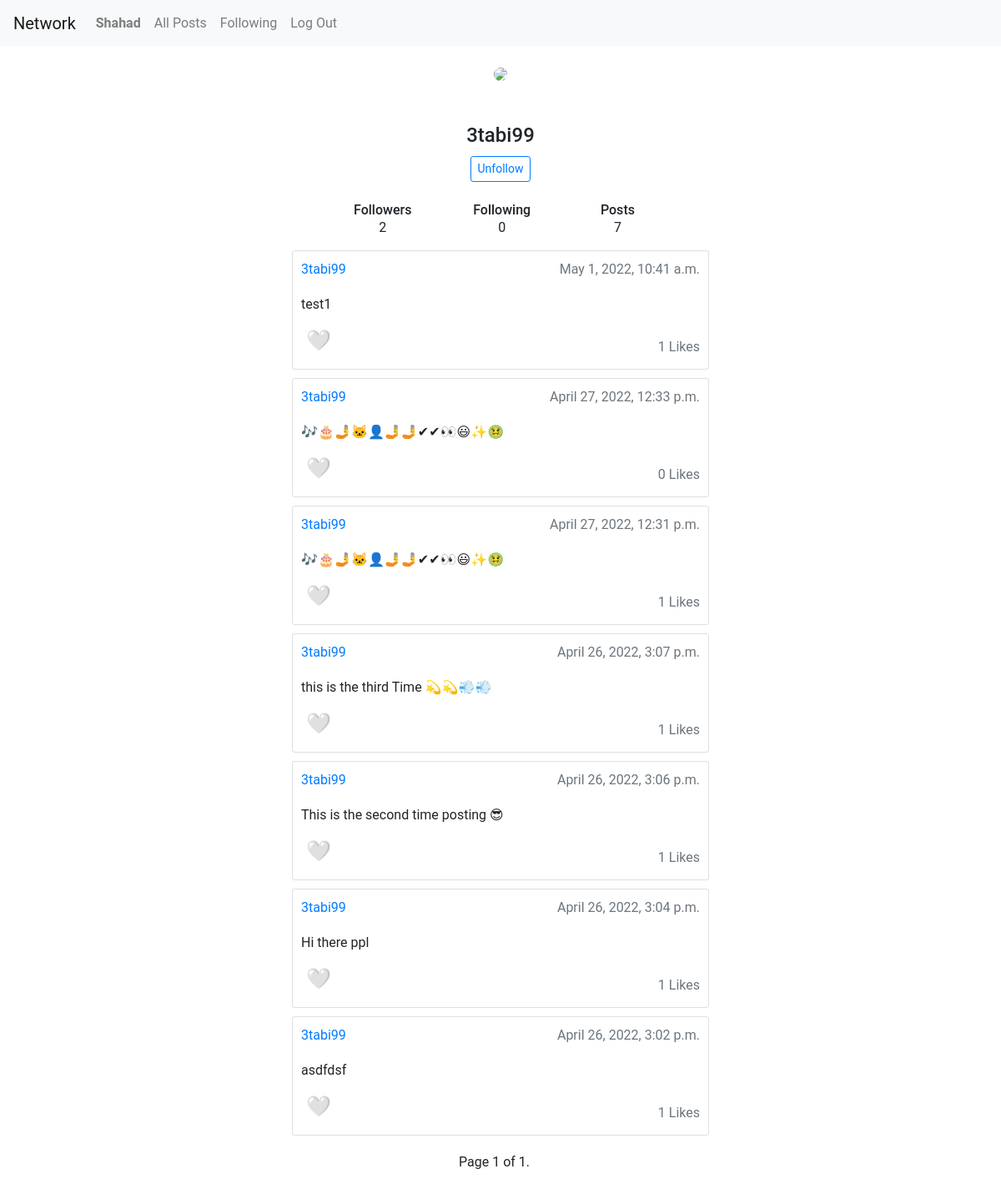
Before: /profile/3tabi99 (signed in) with the older database file.
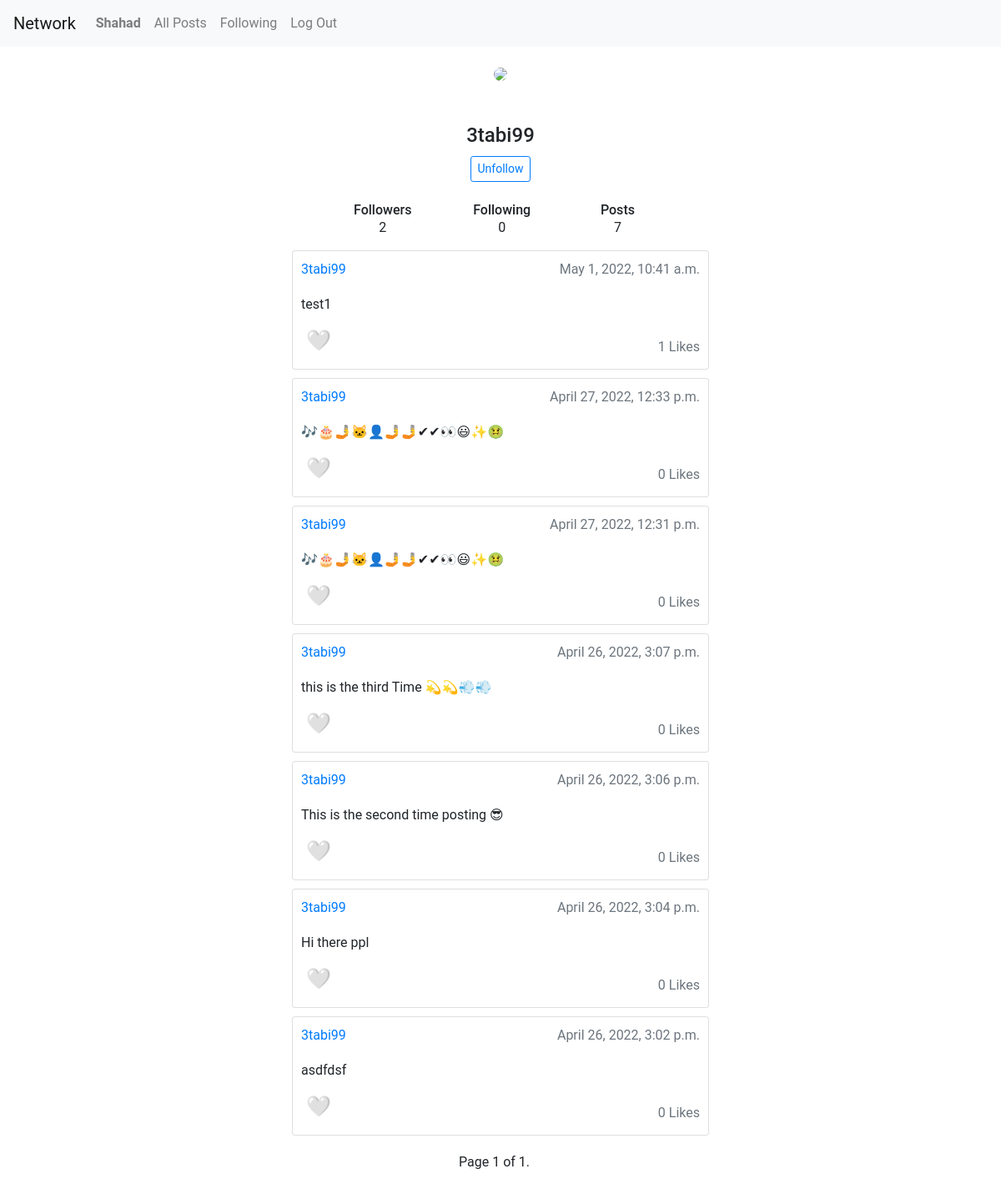
After: the same page with the newer database file.
### network/models.py (models this page shows, shortened)
class Post(models.Model):
    user = models.ForeignKey(User, on_delete=models.CASCADE, related_name="post")
    post = models.CharField(max_length=255)
    time_stamp = models.DateTimeField(auto_now_add=True)
    like_count = models.IntegerField(default=0)

class User(AbstractUser):
    pass

### network/views.py (the view, shortened to what this page needs)
# urls.py: path("profile/<str:u_name>", views.profile, name="profile"),
@login_required(login_url=login_view)
def profile(request, u_name):
    profile_u = User.objects.get(username=u_name)
    user = request.user
    status = ''
    follower_model = Follower.objects.filter(follower=user, following=profile_u)
    if follower_model.exists():
        status = 'unfollow'
    else:
        status = 'follow'
    posts = Post.objects.filter(user=profile_u).order_by('-time_stamp')
    followers = Follower.objects.filter(following=profile_u).count()
    followings = Follower.objects.filter(follower=profile_u).count()
    paginator = Paginator(posts, 10)
    page_number = request.GET.get('page')
    page_obj = paginator.get_page(page_number)
    return render(request, "network/profile.html", context={
        'posts': posts,
        'user': user,
        'profile_u': profile_u,
        'followers': followers,
        'followings': followings,
        'posts_count': posts.count(),
        'page_obj': page_obj,
        'status': status
    })

### network/templates/network/profile.html (shortened to what this page needs)
{% extends "network/layout.html" %}
{% load static %}
{% block body %}
    <div class="container col-4 " style="margin-top: 20px">
        <div class="user text-center">
            <div class="profile" style="margin-top: 10px"><img src="https://i.imgur.com/JgYD2nQ.jpg"
                                                               class="rounded-circle" width="150"></div>
        </div>
        <div class="mt-5 text-center">
            <h4 class="mb-0">{{ profile_u.username.capitalize }}</h4>
            {% if user.id != profile_u.id %}
            <form action="{% url 'profile' profile_u.username %}" method="post">
                {% if status == 'follow' %}
                    <input type="submit" class="btn btn-outline-primary btn-sm follow" style="margin-top: 10px;"
                           value="Follow"/>
                    {% elif status == 'unfollow' %}
                    <input type="submit" class="btn btn-outline-primary btn-sm follow" style="margin-top: 10px;"
                           value="Unfollow"/>
                    {% endif %}
                    </form>
                {% endif %}
            <div class="d-flex justify-content-between align-items-center mt-4 px-4" style="margin-bottom: 15px">
                <div class="stats" style="margin-left: -15px">
                    <h6 class="mb-0">Followers</h6> <span>{{ followers }}</span>
                </div>
                <div class="stats" style="margin-left: -10px">
                    <h6 class="mb-0">Following</h6> <span>{{ followings }}</span>
                </div>
                <div class="stats">
                    <h6 class="mb-0">Posts</h6> <span>{{ posts_count }}</span>
                </div>
            </div>
        </div>
    </div>
    {% for post in page_obj.object_list %}
        <div class="container col-5 card" style="padding: 10px; margin-top: 10px">
            <div class="mb-1 text-primary float-left">
                {{ post.user.username }}
                <div class="mb-1 text-muted float-right">{{ post.time_stamp }}</div>
            </div>
            <div class="mb-1 float-left" style="margin-top: 10px">
                <div class="mb-2 card-text float-left" id="content_{{ post.id }}">{{ post.post }}</div>
            </div>
            <div>
                {% if user in likes.user %}
                    <input type="button" data-user="{{ post.user.id }}" onclick="like({{ post.id }})" class="mb-1 float-left" id="like_{{ post.id }}"
                       value="❤"
                       style="font-size: 24px; width:fit-content; border: none; background-color: transparent"/>
                {% else %}
                    <input type="button" data-user="{{ post.user.id }}" onclick="like({{ post.id }})" class="mb-1 float-left" id="like_{{ post.id }}"
                       value="🤍"
                       style="font-size: 24px; width:fit-content; border: none; background-color: transparent"/>
                {% endif %}
                <div class="mb-1 text-muted float-right" id="like_count_{{ post.id }}" style="margin-top: 15px">
                    {{ post.like_count }} Likes
                </div>
            </div>
        </div>
    {% endfor %}
    <div class="pagination container text-center">
    <span class="step-links text-center container" style="margin-bottom: 20px; margin-top: 20px;">
        <span class="current">
            Page {{ page_obj.number }} of {{ page_obj.paginator.num_pages }}.
        </span>
    </span>
    </div>
{% endblock %}

Changed rows visible on the page:
changed Post "April 27, 2022, 12:31 p.m.": like_count "1" → "0"
changed Post "April 26, 2022, 3:07 p.m.": like_count "1" → "0"
changed Post "April 26, 2022, 3:06 p.m.": like_count "1" → "0"
changed Post "April 26, 2022, 3:04 p.m.": like_count "1" → "0"
changed Post "April 26, 2022, 3:02 p.m.": like_count "1" → "0"
